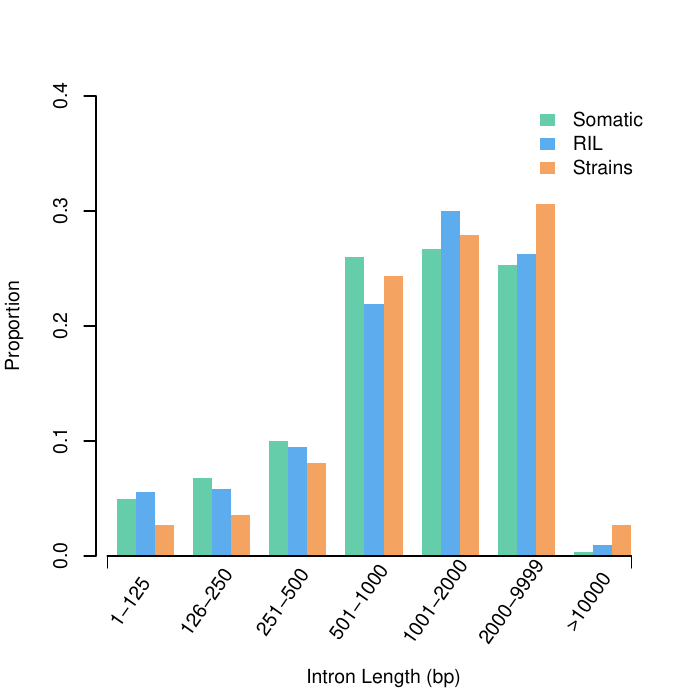

Here is the R script that generated this plot:
pdf("mping_intron_length.pdf")

par(mar=c(6,4,4,2), cex=1.2)
x1 <- read.table("Somatic.intron.length.distr")
x2 <- read.table("RIL.intron.length.distr")
x3 <- read.table("Strains.intron.length.distr")

data <- rbind(x1[,3]/sum(x1[,3]), x2[,3]/sum(x2[,3]), x3[,3]/sum(x3[,3]))
xx <- barplot(data,beside=TRUE,ylab="Proportion",cex.names=1,cex.axis=1,border=FALSE,ylim=c(0,0.4),col=c("aquamarine3", "steelblue2" ,"sandybrown"))
axis(1,c(0.5,max(xx)+0.5),line=0,labels=c("",""))
text(xx[1,]+0.2,rep(-0.04,7), cex=1, offset=2,labels=x1[,2],srt=55,xpd=TRUE)
legend('topright', bty='n', border='NA', lty=c(0,0),cex=1 ,c("Somatic", "RIL","Strains"),fill=c("aquamarine3", "steelblue2" ,"sandybrown"))
mtext("Intron Length (bp)", side=1,cex=1.2, at=15,line=4.5)



dev.off()

